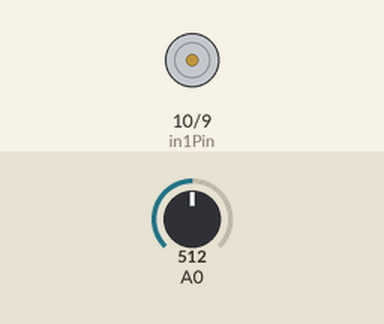
The sketch below on a simulated Arduino Uno, built with avr-gcc and run on an emulated ATmega328P. On the bench: motor-driver pin pairs drawn as motors (green arrow = first pin HIGH = forward, orange = second pin HIGH = backward, longer = more drive, scaled by the enable pin). The inputs (shaded band) are chosen by the test bench; at power-on: A0 = 512.

Above: at 1.2 s.
1.3 s: A0 set to 513
2.8 s: A0 set to 716
At 3.2 s:
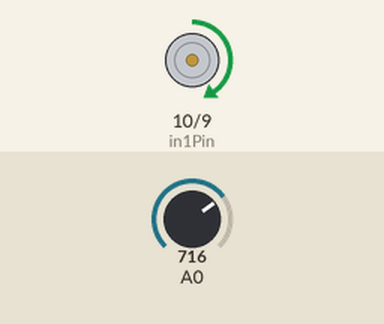
4.3 s: A0 set to 900
At 5.5 s:
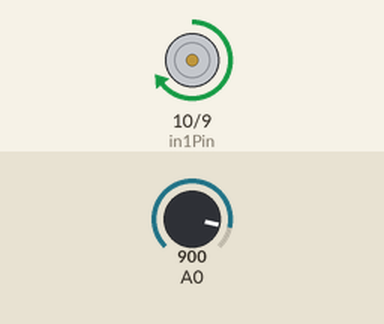
5.8 s: A0 set to 502
At 6.6 s:
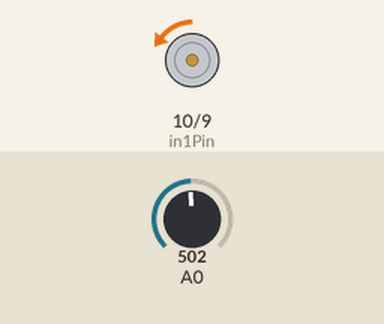
7.3 s: A0 set to 522
At 7.8 s:
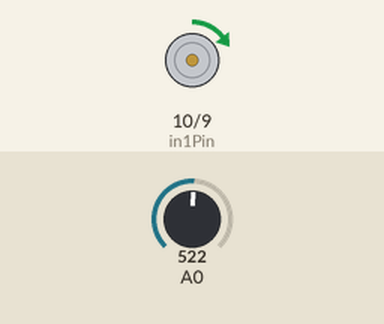
Timing chart, 0 to 9.8 s (numbered marks = the images above; inputs shaded):
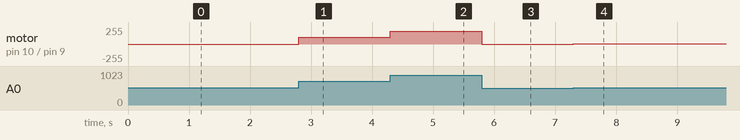

Measured:
- after the input at 2.8 s, motor on pin 10 (in1Pin) / pin 9 (in2Pin): stopped → forward 101/255 at once
- after the input at 4.3 s, motor on pin 10 (in1Pin) / pin 9 (in2Pin): forward 101/255 → forward 193/255 at once
- after the input at 5.8 s, motor on pin 10 (in1Pin) / pin 9 (in2Pin): forward 193/255 → backward 4/255 at once
- after the input at 7.3 s, motor on pin 10 (in1Pin) / pin 9 (in2Pin): backward 4/255 → forward 4/255 at once

The sketch:

motor_with_potentiometer.ino
```cpp
// Usando o micro chip L293D para esse projeto
int in1Pin = 10;
int in2Pin = 9;
int enable1Pin = 11;
boolean rotationDir; // salva a direção do motor
int rotationSpeed;

void setup() {
  pinMode(in1Pin, OUTPUT);
  pinMode(in2Pin, OUTPUT);
  pinMode(enable1Pin, OUTPUT);
}

void loop() {
  int potenVal = analogRead(A0);

  rotationSpeed = potenVal - 512;

  if (potenVal > 512) {
    rotationDir = true; // caso maior que 512, gira no sentido horário
  } else {
    rotationDir = false; // gira no sentido anti-horário
  }

  rotationSpeed = abs(potenVal - 512);
  driveMotor(rotationDir, map(rotationSpeed, 0, 512, 0, 255));
}

void driveMotor(boolean dir, int spd) {
  // controla a direção do giro do motor
  if (rotationDir) {
    digitalWrite(in1Pin, HIGH);
    digitalWrite(in2Pin, LOW);
  } else {
    digitalWrite(in1Pin, LOW);
    digitalWrite(in2Pin, HIGH);
  }

  // controla a velocidade do giro do motor
  analogWrite(enable1Pin, constrain(spd, 0, 255));
}
```
